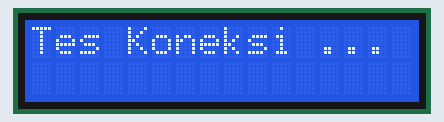
A sketch run on a simulated Arduino Uno, built with avr-gcc and run on an emulated ATmega328P. Parts: 16×2 character LCD. The modem accepts every AT command (registered, SIM ready, sends succeed) and sends nothing else. At 3.1 s the program stops and its outputs stay as they are.

Above: at 0.1 s.
At 1.1 s:
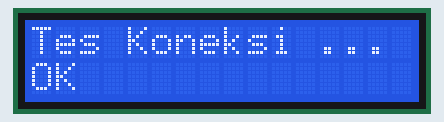

The sketch:

Tes_Koneksi.ino
```cpp
//program tes koneksi
#include <LiquidCrystal.h>
#include <SoftwareSerial.h>
LiquidCrystal lcd(2,3, 4, 5, 6, 7);
const int rxpin = 8;
const int txpin = 9;
SoftwareSerial gsm(rxpin, txpin);

String inString="";
char str,f;

void getmodem()
{
 f=1;
 while(f)
 {
   if(gsm.available())
     {
       str=gsm.read();
       Serial.print(str);
       switch (str)
         {
           case '\r': break;
           case '\n':f=0; break;
           default:inString+=(char)str;
         }

     }
 }
}

void setup() {
  gsm.begin(9600);
  lcd.begin(16, 2);
  lcd.print("Tes Koneksi ...");
  delay(1000);
}

void loop() {
  gsm.println("AT");
  getmodem();
  getmodem();
  lcd.setCursor(0, 1);
  lcd.print(inString);
  delay(2000);
  while(1);
}
```
